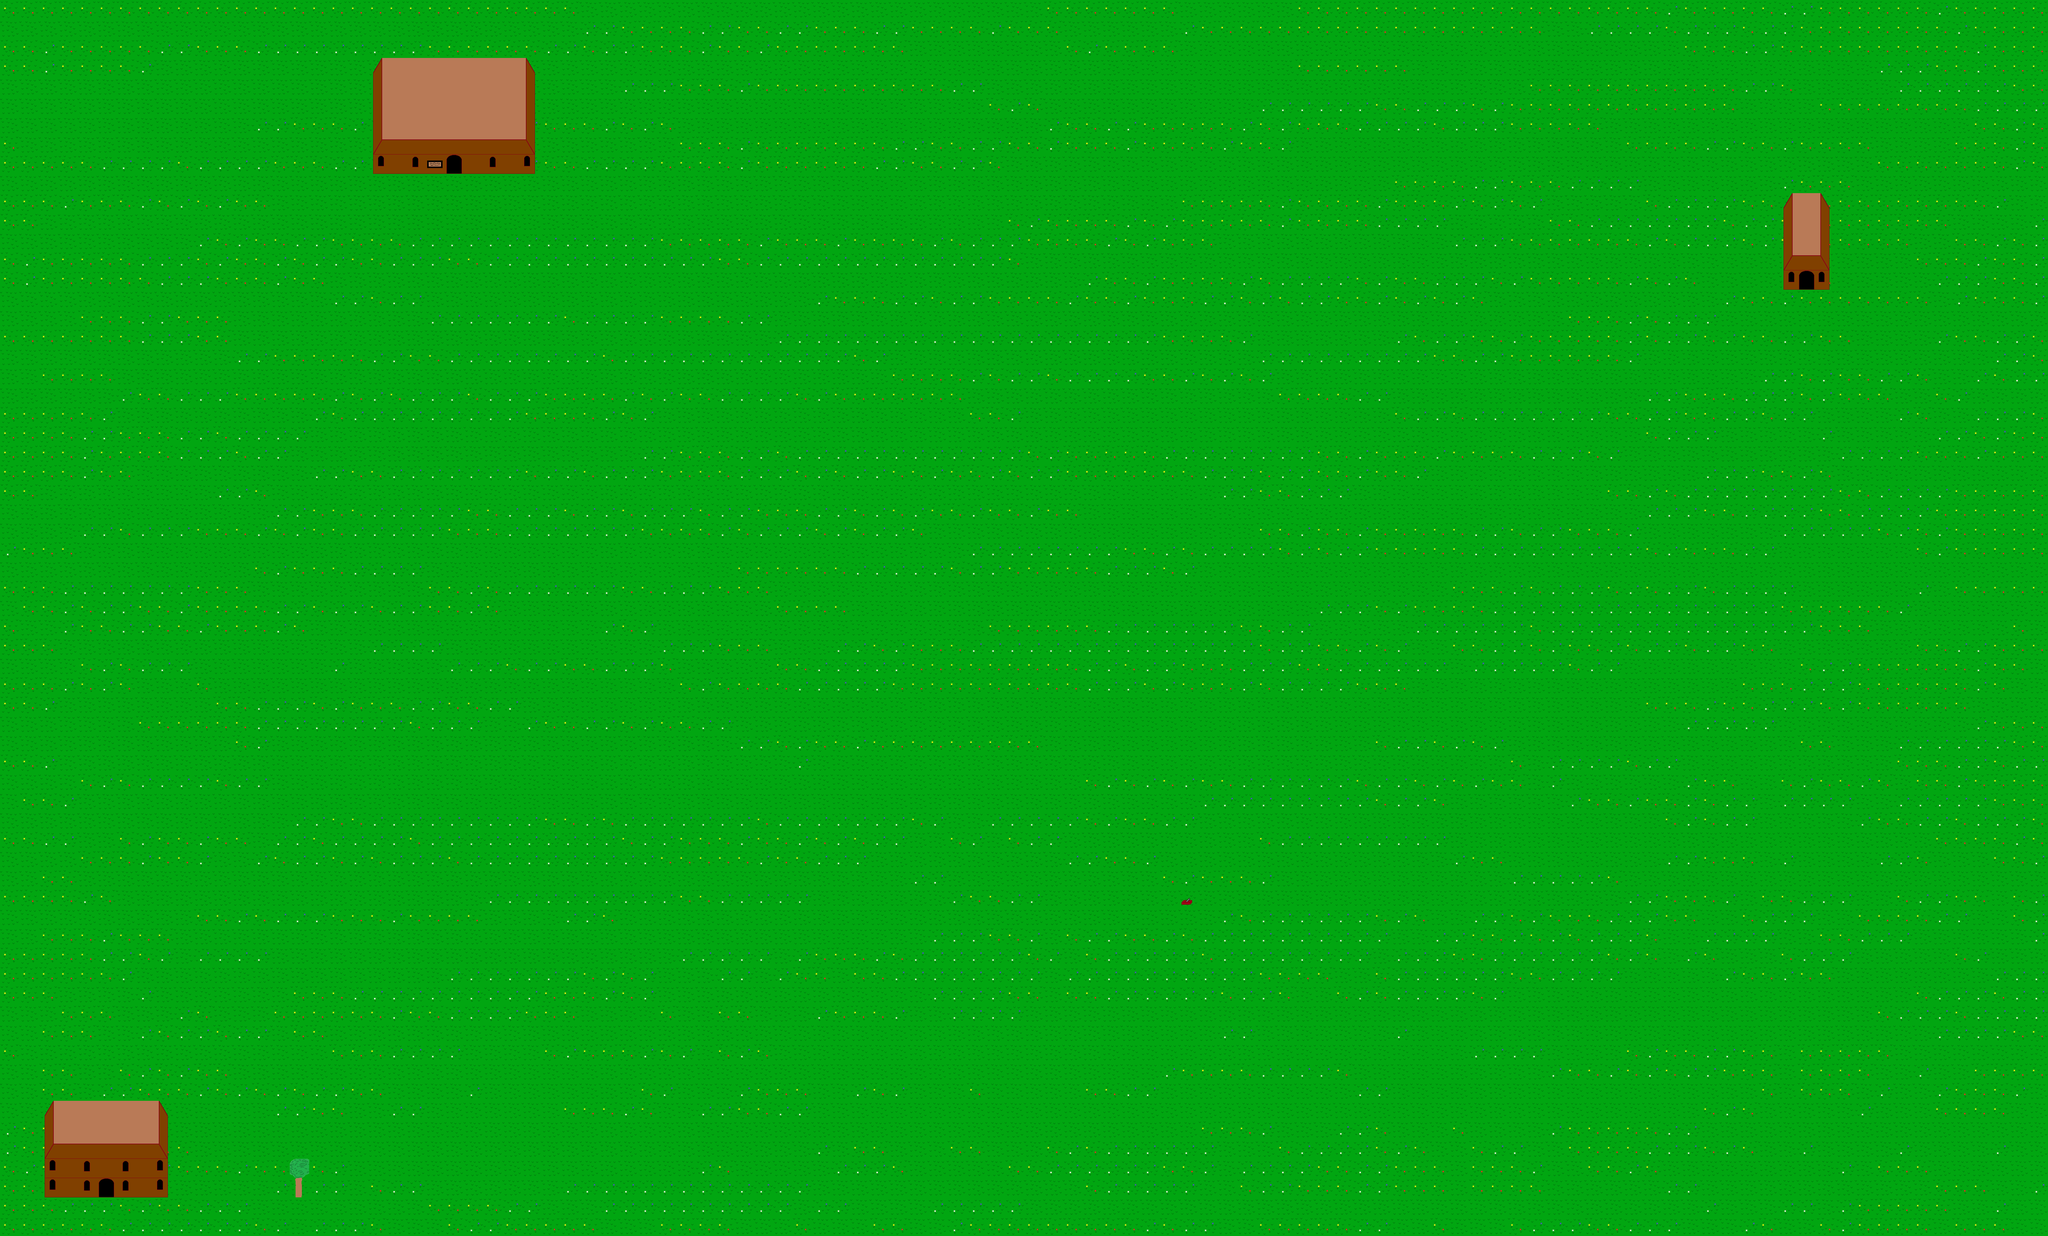

Below is a game level as drawn by its tile map, then a one-line description and the .tmx that defines it (tile-layer data replaced by summaries):
An orthogonal 106x64 tile map with 64x64 px tiles, 5 tile layers (insideFloor, Inside, Tile Layer 1, collision, ...), 3 hidden layers not drawn.

<map version="1.0" orientation="orthogonal" renderorder="left-down" width="106" height="64" tilewidth="64" tileheight="64" nextobjectid="13">
 <tileset firstgid="1" name="tilesheet" tilewidth="64" tileheight="64" tilecount="48">
  <image source="tilesheet.png" width="256" height="768" />
  <tile id="0">
   <properties>
    <property name="blocked" value="0" />
   </properties>
  </tile>
  <tile id="1">
   <properties>
    <property name="blocked" value="0" />
   </properties>
  </tile>
  <tile id="2">
   <properties>
    <property name="blocked" value="0" />
   </properties>
  </tile>
  <tile id="3">
   <properties>
    <property name="blocked" value="0" />
   </properties>
  </tile>
  <tile id="4">
   <properties>
    <property name="blocked" value="1" />
   </properties>
  </tile>
  <tile id="5">
   <properties>
    <property name="blocked" value="2" />
   </properties>
  </tile>
  <tile id="6">
   <properties>
    <property name="blocked" value="1" />
   </properties>
  </tile>
  <tile id="7">
   <properties>
    <property name="blocked" value="1" />
   </properties>
  </tile>
  <tile id="8">
   <properties>
    <property name="blocked" value="1" />
   </properties>
  </tile>
  <tile id="9">
   <properties>
    <property name="blocked" value="1" />
   </properties>
  </tile>
  <tile id="10">
   <properties>
    <property name="blocked" value="1" />
   </properties>
  </tile>
  <tile id="11">
   <properties>
    <property name="blocked" value="0" />
   </properties>
  </tile>
  <tile id="12">
   <properties>
    <property name="blocked" value="1" />
   </properties>
  </tile>
  <tile id="13">
   <properties>
    <property name="blocked" value="1" />
   </properties>
  </tile>
  <tile id="14">
   <properties>
    <property name="blocked" value="1" />
   </properties>
  </tile>
  <tile id="15">
   <properties>
    <property name="blocked" value="1" />
   </properties>
  </tile>
  <tile id="16">
   <properties>
    <property name="blocked" value="1" />
   </properties>
  </tile>
  <tile id="17">
   <properties>
    <property name="blocked" value="1" />
   </properties>
  </tile>
  <tile id="18">
   <properties>
    <property name="blocked" value="1" />
   </properties>
  </tile>
  <tile id="19">
   <properties>
    <property name="blocked" value="1" />
   </properties>
  </tile>
  <tile id="20">
   <properties>
    <property name="blocked" value="1" />
   </properties>
  </tile>
  <tile id="25">
   <properties>
    <property name="blocked" value="6" />
   </properties>
  </tile>
  <tile id="27">
   <properties>
    <property name="blocked" value="3" />
   </properties>
  </tile>
  <tile id="31">
   <properties>
    <property name="blocked" value="34" />
   </properties>
  </tile>
  <tile id="35">
   <properties>
    <property name="blocked" value="33" />
   </properties>
  </tile>
  <tile id="39">
   <properties>
    <property name="blocked" value="32" />
   </properties>
  </tile>
  <tile id="40">
   <properties>
    <property name="blocked" value="4" />
   </properties>
  </tile>
  <tile id="41">
   <properties>
    <property name="blocked" value="4" />
   </properties>
  </tile>
  <tile id="42">
   <properties>
    <property name="blocked" value="4" />
   </properties>
  </tile>
  <tile id="43">
   <properties>
    <property name="blocked" value="4" />
   </properties>
  </tile>
  <tile id="46">
   <properties>
    <property name="blocked" value="1" />
   </properties>
  </tile>
 </tileset>
 <layer name="insideFloor" width="106" height="64">
  <data>[6784 cells, 75 non-empty, 2 distinct tile ids]</data>
 </layer>
 <layer name="Inside" width="106" height="64">
  <data>[6784 cells, 6784 non-empty, 14 distinct tile ids]</data>
 </layer>
 <layer name="Tile Layer 1" width="106" height="64">
  <data>[6784 cells, 6784 non-empty, 3 distinct tile ids]</data>
 </layer>
 <layer name="collision" width="106" height="64">
  <data>[6784 cells, 6784 non-empty, 17 distinct tile ids]</data>
 </layer>
 <layer name="invisible" width="106" height="64" visible="0">
  <data>[6784 cells, 0 non-empty, 0 distinct tile ids]</data>
 </layer>
 <layer name="objects" width="106" height="64" visible="0">
  <data>[6784 cells, 2 non-empty, 2 distinct tile ids]</data>
 </layer>
 <layer name="Inside 2" width="106" height="64" visible="0">
  <data>[6784 cells, 14 non-empty, 7 distinct tile ids]</data>
 </layer>
 <layer name="goBehind" width="106" height="64">
  <data>[6784 cells, 8 non-empty, 4 distinct tile ids]</data>
 </layer>
</map>
